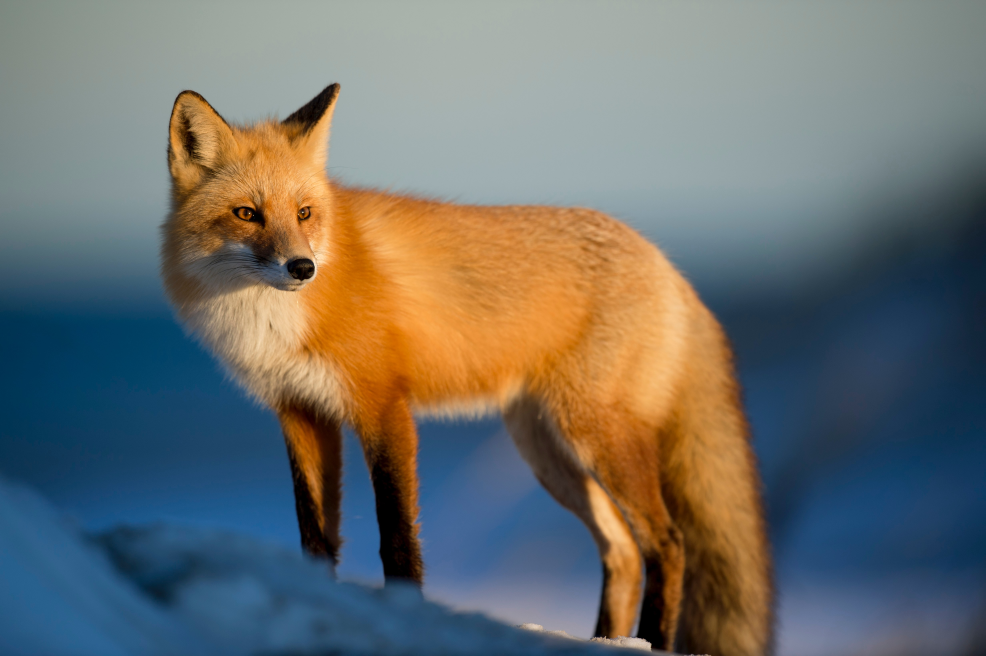
#> input picture fox.jpg, 4928 x 3280 px (shown at 1/5 size)
$ python -i imgproc_utils.py   (imports and definitions only)   (older library calls are emulated)
#> lines starting #> are read from the running program, lines starting #| are printed output that depends on the picture; after the words box and inside, x2 and y2 are one past the last pixel; in counts of white or black regions, pixels touching at a corner belong together
### utils/general.py
# Ultralytics 🚀 AGPL-3.0 License - https://ultralytics.com/license
"""General utils."""

from __future__ import annotations

import contextlib
import glob
import inspect
import os
import platform
import random
import re
import subprocess
import sys
import time
import urllib
from copy import deepcopy
from itertools import repeat
from multiprocessing.pool import ThreadPool
from pathlib import Path
from subprocess import check_output
from tarfile import is_tarfile
from zipfile import ZipFile, is_zipfile

import cv2
import numpy as np
import packaging
import pandas as pd
import torch
import torchvision
import yaml

# Import 'ultralytics' package or install if missing
try:
    import ultralytics

    assert hasattr(ultralytics, "__version__")  # verify package is not directory
except (ImportError, AssertionError):
    os.system("pip install -U ultralytics")
    import ultralytics

from ultralytics.data.converter import coco80_to_coco91_class  # noqa: F401
from ultralytics.utils import (  # noqa: F401
    LOGGER,
    TQDM,
    colorstr,
    get_default_args,
)
from ultralytics.utils.checks import check_requirements as check_requirements_ultralytics
from ultralytics.utils.checks import is_ascii
from ultralytics.utils.files import WorkingDirectory, file_date, file_size, get_latest_run  # noqa: F401
from ultralytics.utils.git import GitRepo
from ultralytics.utils.ops import (  # noqa: F401
    Profile,
    clip_boxes,
    make_divisible,
    segments2boxes,
    xywh2xyxy,
    xywhn2xyxy,
    xyxy2xywhn,
)
from ultralytics.utils.patches import torch_load
from ultralytics.utils.torch_utils import intersect_dicts, one_cycle  # noqa: F401

from utils import TryExcept, emojis
from utils.downloads import curl_download, gsutil_getsize
from utils.metrics import box_iou, fitness

FILE = Path(__file__).resolve()
ROOT = FILE.parents[1]  # YOLOv5 root directory
RANK = int(os.getenv("RANK", "-1"))

# Settings
NUM_THREADS = min(8, max(1, os.cpu_count() - 1))  # number of YOLOv5 multiprocessing threads
DATASETS_DIR = Path(os.getenv("YOLOv5_DATASETS_DIR", ROOT.parent / "datasets"))  # global datasets directory
AUTOINSTALL = str(os.getenv("YOLOv5_AUTOINSTALL", "true")).lower() == "true"  # global auto-install mode
FONT = "Arial.ttf"  # https://github.com/ultralytics/assets/releases/download/v0.0.0/Arial.ttf

torch.set_printoptions(linewidth=320, precision=5, profile="long")
#> (this line was passed over: torch is not available in this run)
np.set_printoptions(linewidth=320, formatter={"float_kind": "{:11.5g}".format})  # format short g, %precision=5
pd.options.display.max_columns = 10
cv2.setNumThreads(0)  # prevent OpenCV from multithreading (incompatible with PyTorch DataLoader)
os.environ["NUMEXPR_MAX_THREADS"] = str(NUM_THREADS)  # NumExpr max threads
os.environ["OMP_NUM_THREADS"] = "1" if platform.system() == "Darwin" else str(NUM_THREADS)  # OpenMP (PyTorch and SciPy)
os.environ["TF_CPP_MIN_LOG_LEVEL"] = "2"  # suppress verbose TF compiler warnings in Colab
os.environ["TORCH_CPP_LOG_LEVEL"] = "ERROR"  # suppress "NNPACK.cpp could not initialize NNPACK" warnings
os.environ["KINETO_LOG_LEVEL"] = "5"  # suppress verbose PyTorch profiler output when computing FLOPs


# [5 lines left out: function check_requirements, not called in this run]


def is_colab():
    """Checks if the current environment is a Google Colab instance; returns `True` for Colab, otherwise `False`."""
    return "google.colab" in sys.modules


# [12 lines left out: function is_jupyter, not called in this run]


def is_kaggle():
    """Checks if the current environment is a Kaggle Notebook by validating environment variables."""
    return os.environ.get("PWD") == "/kaggle/working" and os.environ.get("KAGGLE_URL_BASE") == "https://www.kaggle.com"


# [9 lines left out: function is_docker, not called in this run]


def is_writeable(dir, test=False):
    """Checks if a directory is writable, optionally testing by creating a temporary file if `test=True`."""
    if not test:
        return os.access(dir, os.W_OK)  # possible issues on Windows
    file = Path(dir) / "tmp.txt"
    try:
        with open(file, "w"):  # open file with write permissions
            pass
        file.unlink()  # remove file
        return True
    except OSError:
        return False


def user_config_dir(dir="Ultralytics", env_var="YOLOV5_CONFIG_DIR"):
    """Returns user configuration directory path, preferring environment variable `YOLOV5_CONFIG_DIR` if set, else OS-
    specific.
    """
    if env := os.getenv(env_var):
        path = Path(env)  # use environment variable
    else:
        cfg = {"Windows": "AppData/Roaming", "Linux": ".config", "Darwin": "Library/Application Support"}  # 3 OS dirs
        path = Path.home() / cfg.get(platform.system(), "")  # OS-specific config dir
        path = (path if is_writeable(path) else Path("/tmp")) / dir  # GCP and AWS lambda fix, only /tmp is writeable
    path.mkdir(exist_ok=True)  # make if required
    return path


CONFIG_DIR = user_config_dir()  # Ultralytics settings dir


def methods(instance):
    """Returns list of method names for a class/instance excluding dunder methods."""
    return [f for f in dir(instance) if callable(getattr(instance, f)) and not f.startswith("__")]


# [135 lines left out: functions init_seeds, check_online, git_describe, check_git_status, check_git_info, check_version and 3 more, not called in this run]


def check_yaml(file, suffix=(".yaml", ".yml")):
    """Searches/downloads a YAML file, verifies its suffix (.yaml or .yml), and returns the file path."""
    return check_file(file, suffix)


# [582 lines left out: functions check_file, check_font, check_dataset, check_amp, yaml_load, yaml_save and 19 more, not called in this run]


# OpenCV Multilanguage-friendly functions ------------------------------------------------------------------------------------
imshow_ = cv2.imshow  # copy to avoid recursion errors


# [14 lines left out: functions imread, imwrite, not called in this run]


def imshow(path, im):
    """Displays an image using Unicode path, requires encoded path and image matrix as input."""
    imshow_(path.encode("unicode_escape").decode(), im)


if Path(inspect.stack()[0].filename).parent.parent.as_posix() in inspect.stack()[-1].filename:
    cv2.imread, cv2.imwrite, cv2.imshow = imread, imwrite, imshow  # redefine

### utility/imgproc_utils.py
#!/usr/bin/env python
# -*- coding:utf-8 -*-

""" # Updated in 20/06/24 """

import os
import time
import cv2, math
import numpy as np
import operator
import imutils
import operator
from PIL import Image, ImageDraw, ImageFont

from utility import general_utils as utils

HANGUL_FONT = "../common/fonts/gothic.ttf"


# [88 lines that did not run here, left out]


def check_contours_in_img(img, pause_sec=-1, save_img_=False, save_fpath=None):
#> called with pause_sec = -1, save_img_ = False
    if len(img.shape) == 3:
        img_gray = cv2.cvtColor(img, cv2.COLOR_RGB2GRAY)
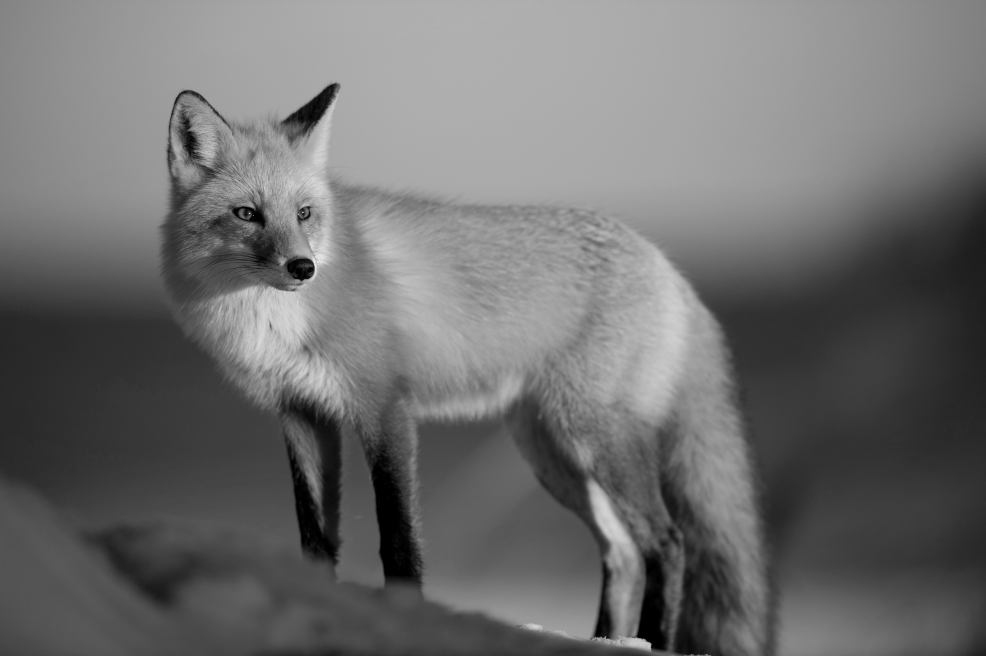
#> img_gray: shape (3280, 4928) (shown at 1/5 size); min 0, max 253, mean 110
        img_contour = np.copy(img)
    else:
        img_gray = np.copy(img)
        img_contour = cv2.cvtColor(img_gray, cv2.COLOR_GRAY2RGB)

    ret, img_bw = cv2.threshold(img_gray, 250, 255, cv2.THRESH_BINARY)
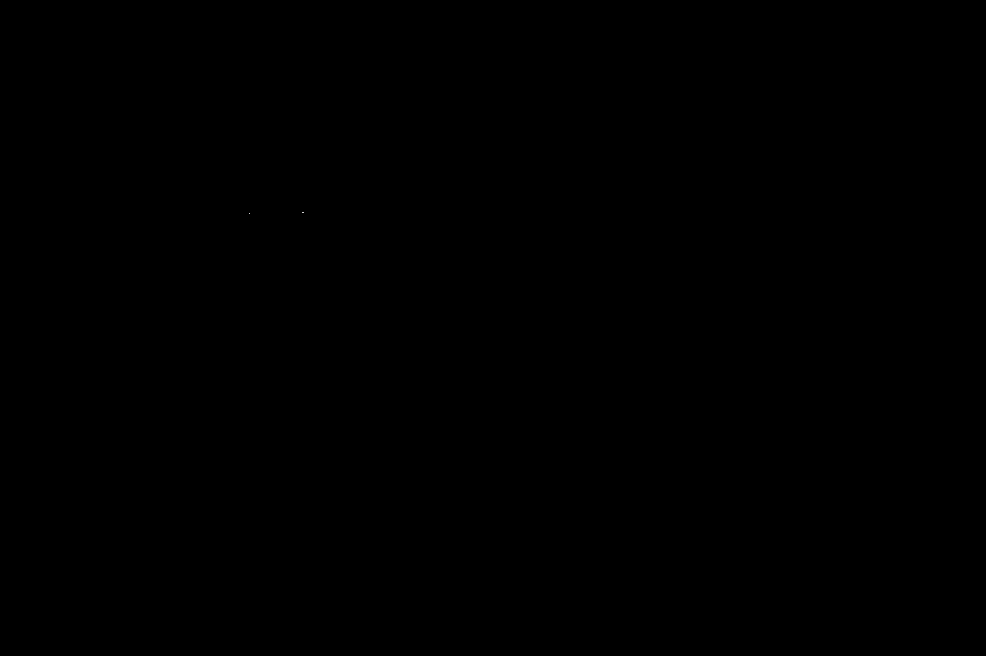
#> img_bw: shape (3280, 4928) (shown at 1/5 size); 0% white in thin lines or dots, all inside (x1, y1, x2, y2) = (1246, 1060, 1517, 1068)

    # Specify size on vertical axis
    height, width, channel = img.shape
#> height = 3280; width = 4928; channel = 3
    vertical_size = height // 30
#> vertical_size = 109

    # Create structure element for extracting vertical lines through morphology operations
    vertical_kernel = cv2.getStructuringElement(cv2.MORPH_RECT, (1, vertical_size))
#> vertical_kernel = 109 values from 1 to 1
    kernel = cv2.getStructuringElement(cv2.MORPH_RECT, (1, vertical_size - 6))
#> kernel = 103 values from 1 to 1

    # Apply morphology operations
    img_v = cv2.dilate(img_bw, kernel)
#> img_v: shape (3280, 4928); 0% white; 2 white regions, box (x1, y1, x2, y2) and area: (1513, 1009, 1517, 1115) 417, (1246, 1015, 1249, 1119) 310
    img_v = cv2.erode(img_v, vertical_kernel)
#> img_v: shape (3280, 4928); every value is 0
    img_v = cv2.erode(img_v, vertical_kernel)

    img_v[img_v < 255] = 0

    # Find countours
    _, contours, _ = cv2.findContours(img_v, cv2.RETR_LIST, cv2.CHAIN_APPROX_SIMPLE)
#> contours = []

    # Remove unnecessary contour boxes
    contour_pts = []
    for i, cnt in enumerate(contours):
        x, y, w, h = cv2.boundingRect(cnt)
        box_size = w * h
        max_box_size = height * width * (1 / 3)
        box_h = h
        min_height = height * (1 / 5)
        if box_size > max_box_size:
            continue
        elif box_h < min_height:
            continue
        contour_pts.append([x, y, x + w, y + h])
#> this loop made 0 passes
#> after the loop, contour_pts = []

    # Select the largest box height
    if len(contour_pts) > 0:
        contour_pt = max((pt for pt in contour_pts), key=lambda x: (x[3] - x[1]))
        rect_x, rect_y, rect_w, rect_h = contour_pt
        cv2.rectangle(img_contour, (rect_x, rect_y), (rect_w, rect_h), (0, 0, 255), 2)

#> (the run stopped early here; a loop or call above may not have finished)
